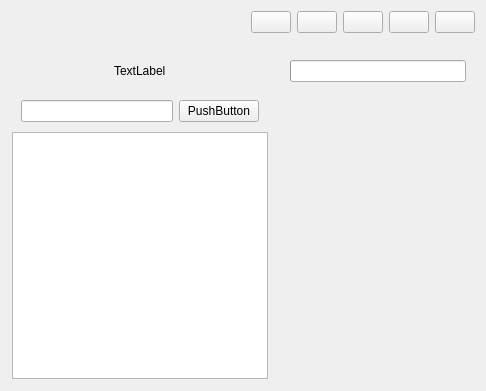
<?xml version="1.0" encoding="UTF-8"?>
<ui version="4.0">
 <class>FormMainWindow</class>
 <widget class="QWidget" name="FormMainWindow">
  <property name="geometry">
   <rect>
    <x>0</x>
    <y>0</y>
    <width>486</width>
    <height>391</height>
   </rect>
  </property>
  <property name="windowTitle">
   <string>PyQt5Client</string>
  </property>
  <layout class="QHBoxLayout" name="horizontalLayout">
   <property name="spacing">
    <number>2</number>
   </property>
   <property name="leftMargin">
    <number>2</number>
   </property>
   <property name="topMargin">
    <number>2</number>
   </property>
   <property name="rightMargin">
    <number>2</number>
   </property>
   <property name="bottomMargin">
    <number>2</number>
   </property>
   <item>
    <widget class="QWidget" name="widgetMain" native="true">
     <layout class="QVBoxLayout" name="verticalLayout">
      <property name="spacing">
       <number>0</number>
      </property>
      <property name="leftMargin">
       <number>0</number>
      </property>
      <property name="topMargin">
       <number>0</number>
      </property>
      <property name="rightMargin">
       <number>0</number>
      </property>
      <property name="bottomMargin">
       <number>0</number>
      </property>
      <item>
       <widget class="QWidget" name="widgetTitleBar" native="true">
        <layout class="QHBoxLayout" name="horizontalLayout_3">
         <item>
          <spacer name="horizontalSpacer">
           <property name="orientation">
            <enum>Qt::Horizontal</enum>
           </property>
           <property name="sizeHint" stdset="0">
            <size>
             <width>119</width>
             <height>20</height>
            </size>
           </property>
          </spacer>
         </item>
         <item>
          <widget class="QPushButton" name="buttonSkin">
           <property name="text">
            <string/>
           </property>
          </widget>
         </item>
         <item>
          <widget class="QPushButton" name="buttonMinimum">
           <property name="text">
            <string/>
           </property>
          </widget>
         </item>
         <item>
          <widget class="QPushButton" name="buttonMaximum">
           <property name="text">
            <string/>
           </property>
          </widget>
         </item>
         <item>
          <widget class="QPushButton" name="buttonNormal">
           <property name="text">
            <string/>
           </property>
          </widget>
         </item>
         <item>
          <widget class="QPushButton" name="buttonClose">
           <property name="text">
            <string/>
           </property>
          </widget>
         </item>
        </layout>
       </widget>
      </item>
      <item>
       <widget class="QWidget" name="widgetCenter" native="true">
        <layout class="QHBoxLayout" name="horizontalLayout_4">
         <item>
          <widget class="QWidget" name="widgetCatalogs" native="true">
           <property name="minimumSize">
            <size>
             <width>200</width>
             <height>0</height>
            </size>
           </property>
           <layout class="QVBoxLayout" name="verticalLayout_3">
            <property name="spacing">
             <number>1</number>
            </property>
            <property name="leftMargin">
             <number>1</number>
            </property>
            <property name="topMargin">
             <number>1</number>
            </property>
            <property name="rightMargin">
             <number>1</number>
            </property>
            <property name="bottomMargin">
             <number>1</number>
            </property>
            <item>
             <widget class="QWidget" name="widgetHeader" native="true">
              <layout class="QHBoxLayout" name="horizontalLayout_5">
               <item>
                <spacer name="horizontalSpacer_2">
                 <property name="orientation">
                  <enum>Qt::Horizontal</enum>
                 </property>
                 <property name="sizeHint" stdset="0">
                  <size>
                   <width>40</width>
                   <height>20</height>
                  </size>
                 </property>
                </spacer>
               </item>
               <item>
                <widget class="QLabel" name="label">
                 <property name="text">
                  <string>TextLabel</string>
                 </property>
                </widget>
               </item>
               <item>
                <spacer name="horizontalSpacer_3">
                 <property name="orientation">
                  <enum>Qt::Horizontal</enum>
                 </property>
                 <property name="sizeHint" stdset="0">
                  <size>
                   <width>40</width>
                   <height>20</height>
                  </size>
                 </property>
                </spacer>
               </item>
              </layout>
             </widget>
            </item>
            <item>
             <widget class="QWidget" name="widgetSearch" native="true">
              <layout class="QHBoxLayout" name="horizontalLayout_2">
               <item>
                <widget class="QLineEdit" name="lineEdit"/>
               </item>
               <item>
                <widget class="QPushButton" name="pushButton">
                 <property name="text">
                  <string>PushButton</string>
                 </property>
                </widget>
               </item>
              </layout>
             </widget>
            </item>
            <item>
             <widget class="QTreeView" name="treeView"/>
            </item>
           </layout>
          </widget>
         </item>
         <item>
          <widget class="QWidget" name="widgetTools" native="true"/>
         </item>
         <item>
          <widget class="QWidget" name="widgetContents" native="true">
           <layout class="QVBoxLayout" name="verticalLayout_2">
            <item>
             <widget class="QProgressBar" name="progressBar">
              <property name="value">
               <number>0</number>
              </property>
              <property name="textVisible">
               <bool>false</bool>
              </property>
             </widget>
            </item>
            <item>
             <widget class="QWidget" name="webviewContents" native="true"/>
            </item>
           </layout>
          </widget>
         </item>
        </layout>
       </widget>
      </item>
     </layout>
    </widget>
   </item>
  </layout>
 </widget>
 <resources/>
 <connections/>
</ui>
